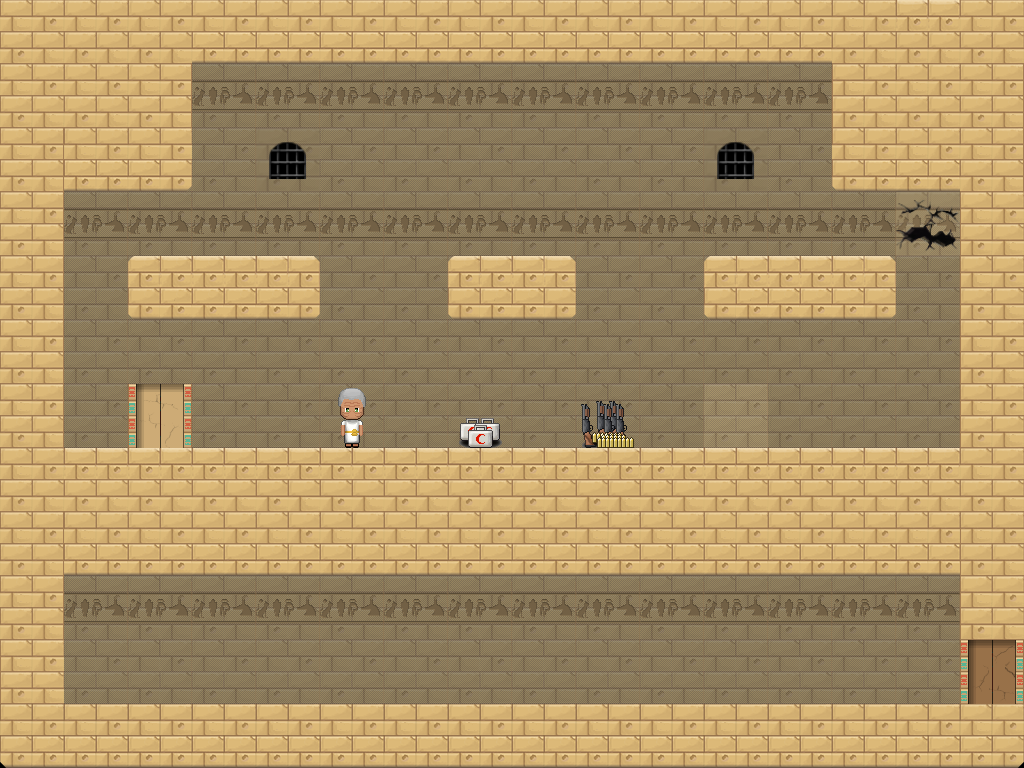

A 2D game scene composited from a Tiled map and its tileset images. What follows is a short description and the map's XML, with each tile layer's data collapsed to a summary:
An orthogonal 16x12 tile map with 64x64 px tiles, 2 tile layers (background, main), 2 tilesets and 28 objects (15x jar, 6x torch, 3x enemy-snake, shop-health, shop-shotgun, ...).

<map version="1.0" orientation="orthogonal" renderorder="right-down" width="16" height="12" tilewidth="64" tileheight="64" nextobjectid="105">
 <properties>
  <property name="notCheckpoint" value="true" />
 </properties>
 <tileset firstgid="1" name="tilesheet" tilewidth="64" tileheight="64" tilecount="256" columns="16">
  <image source="../tilesheet.png" width="1024" height="1024" />
  <tile id="0">
   <properties>
    <property name="type" value="SOLID" />
   </properties>
  </tile>
  <tile id="1">
   <properties>
    <property name="type" value="LADDER" />
   </properties>
  </tile>
 </tileset>
 <tileset firstgid="257" name="spritesheet" tilewidth="64" tileheight="64" tilecount="64" columns="8">
  <image source="../spritesheet.png" width="512" height="512" />
 </tileset>
 <layer name="background" width="16" height="12" opacity="0.9">
  <data>[192 cells, 176 non-empty, 5 distinct tile ids]</data>
 </layer>
 <layer name="main" width="16" height="12">
  <properties>
   <property name="persistent" value="true" />
  </properties>
  <data>[192 cells, 102 non-empty, 17 distinct tile ids]</data>
 </layer>
 <objectgroup name="objects">
  <object id="54" name="shop1" type="shop-health" x="448" y="384" width="64" height="64">
   <properties>
    <property name="cost" value="5" />
    <property name="heal" value="10" />
   </properties>
  </object>
  <object id="56" name="shop2" type="shop-shotgun" x="576" y="384" width="64" height="64">
   <properties>
    <property name="ammount" value="10" />
    <property name="cost" value="10" />
   </properties>
  </object>
  <object id="59" type="torch" gid="276" x="320" y="384" width="64" height="64" />
  <object id="61" type="torch" gid="276" x="576" y="384" width="64" height="64" />
  <object id="62" type="torch" gid="276" x="704" y="384" width="64" height="64" />
  <object id="64" name="Hello kind sir. Is there anything I can sell you?" type="sign" x="320" y="384" width="64" height="64" />
  <object id="75" type="jar" gid="279" x="192" y="256" width="64" height="64" />
  <object id="76" type="jar" gid="279" x="768" y="256" width="64" height="64" />
  <object id="77" type="jar" gid="279" x="479" y="256" width="64" height="64" />
  <object id="78" name="default" type="door" x="128" y="383" width="64" height="64">
   <properties>
    <property name="targetLevel" value="testing2" />
    <property name="targetSpawn" value="shoplvl2" />
   </properties>
  </object>
  <object id="79" type="jar" gid="279" x="256" y="704" width="64" height="64" />
  <object id="80" type="jar" gid="279" x="320" y="704" width="64" height="64" />
  <object id="81" type="jar" gid="279" x="385" y="705" width="64" height="64" />
  <object id="82" type="jar" gid="279" x="448" y="704" width="64" height="64" />
  <object id="83" type="jar" gid="279" x="512" y="704" width="64" height="64" />
  <object id="84" type="jar" gid="279" x="576" y="704" width="64" height="64" />
  <object id="86" type="jar" gid="279" x="640" y="704" width="64" height="64" />
  <object id="87" type="jar" gid="279" x="704" y="704" width="64" height="64" />
  <object id="88" type="jar" gid="279" x="768" y="704" width="64" height="64" />
  <object id="89" type="jar" gid="279" x="832" y="704" width="64" height="64" />
  <object id="92" type="jar" gid="279" x="192" y="704" width="64" height="64" />
  <object id="93" type="jar" gid="279" x="128" y="704" width="64" height="64" />
  <object id="97" type="torch" gid="276" x="448" y="384" width="64" height="64" />
  <object id="98" type="enemy-snake" gid="289" x="384" y="704" width="64" height="64" />
  <object id="99" type="enemy-snake" gid="289" x="640" y="704" width="64" height="64" />
  <object id="100" type="enemy-snake" gid="289" x="64" y="704" width="64" height="64" />
  <object id="103" type="torch" gid="276" x="384" y="192" width="64" height="64" />
  <object id="104" type="torch" gid="276" x="576" y="192" width="64" height="64" />
 </objectgroup>
</map>
